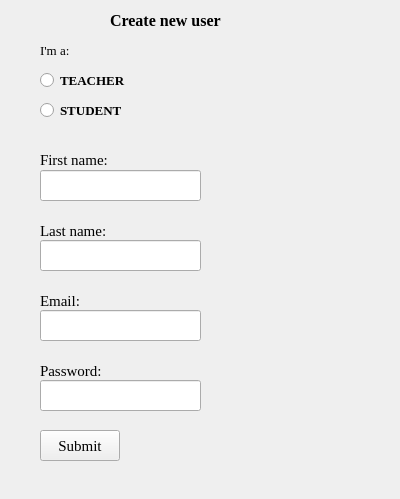
<?xml version="1.0" encoding="UTF-8"?>
<ui version="4.0">
 <class>newuser</class>
 <widget class="QWidget" name="newuser">
  <property name="geometry">
   <rect>
    <x>0</x>
    <y>0</y>
    <width>400</width>
    <height>499</height>
   </rect>
  </property>
  <property name="windowTitle">
   <string>Form</string>
  </property>
  <widget class="QLineEdit" name="lineEdit">
   <property name="geometry">
    <rect>
     <x>40</x>
     <y>170</y>
     <width>161</width>
     <height>31</height>
    </rect>
   </property>
  </widget>
  <widget class="QRadioButton" name="radioButton">
   <property name="geometry">
    <rect>
     <x>40</x>
     <y>70</y>
     <width>141</width>
     <height>21</height>
    </rect>
   </property>
   <property name="font">
    <font>
     <family>Times New Roman</family>
     <pointsize>10</pointsize>
     <weight>75</weight>
     <bold>true</bold>
    </font>
   </property>
   <property name="text">
    <string>TEACHER</string>
   </property>
  </widget>
  <widget class="QRadioButton" name="radioButton_2">
   <property name="geometry">
    <rect>
     <x>40</x>
     <y>100</y>
     <width>161</width>
     <height>21</height>
    </rect>
   </property>
   <property name="font">
    <font>
     <family>Times New Roman</family>
     <pointsize>10</pointsize>
     <weight>75</weight>
     <bold>true</bold>
    </font>
   </property>
   <property name="text">
    <string>STUDENT</string>
   </property>
  </widget>
  <widget class="QLabel" name="label">
   <property name="geometry">
    <rect>
     <x>40</x>
     <y>40</y>
     <width>81</width>
     <height>21</height>
    </rect>
   </property>
   <property name="font">
    <font>
     <family>Times New Roman</family>
     <pointsize>10</pointsize>
    </font>
   </property>
   <property name="text">
    <string>I'm a:</string>
   </property>
  </widget>
  <widget class="QLabel" name="label_2">
   <property name="geometry">
    <rect>
     <x>40</x>
     <y>150</y>
     <width>161</width>
     <height>20</height>
    </rect>
   </property>
   <property name="font">
    <font>
     <family>Times New Roman</family>
     <pointsize>11</pointsize>
    </font>
   </property>
   <property name="text">
    <string>First name:</string>
   </property>
  </widget>
  <widget class="QLabel" name="label_3">
   <property name="geometry">
    <rect>
     <x>40</x>
     <y>220</y>
     <width>181</width>
     <height>21</height>
    </rect>
   </property>
   <property name="font">
    <font>
     <family>Times New Roman</family>
     <pointsize>11</pointsize>
    </font>
   </property>
   <property name="text">
    <string>Last name:</string>
   </property>
  </widget>
  <widget class="QLineEdit" name="lineEdit_2">
   <property name="geometry">
    <rect>
     <x>40</x>
     <y>240</y>
     <width>161</width>
     <height>31</height>
    </rect>
   </property>
  </widget>
  <widget class="QLabel" name="label_4">
   <property name="geometry">
    <rect>
     <x>40</x>
     <y>290</y>
     <width>201</width>
     <height>21</height>
    </rect>
   </property>
   <property name="font">
    <font>
     <family>Times New Roman</family>
     <pointsize>11</pointsize>
    </font>
   </property>
   <property name="text">
    <string>Email:</string>
   </property>
  </widget>
  <widget class="QLineEdit" name="lineEdit_3">
   <property name="geometry">
    <rect>
     <x>40</x>
     <y>310</y>
     <width>161</width>
     <height>31</height>
    </rect>
   </property>
  </widget>
  <widget class="QLabel" name="label_5">
   <property name="geometry">
    <rect>
     <x>40</x>
     <y>360</y>
     <width>191</width>
     <height>21</height>
    </rect>
   </property>
   <property name="font">
    <font>
     <family>Times New Roman</family>
     <pointsize>11</pointsize>
    </font>
   </property>
   <property name="text">
    <string>Password:</string>
   </property>
  </widget>
  <widget class="QLineEdit" name="lineEdit_4">
   <property name="geometry">
    <rect>
     <x>40</x>
     <y>380</y>
     <width>161</width>
     <height>31</height>
    </rect>
   </property>
  </widget>
  <widget class="QPushButton" name="pushButton">
   <property name="geometry">
    <rect>
     <x>40</x>
     <y>430</y>
     <width>80</width>
     <height>31</height>
    </rect>
   </property>
   <property name="font">
    <font>
     <family>Times New Roman</family>
     <pointsize>11</pointsize>
    </font>
   </property>
   <property name="text">
    <string>Submit</string>
   </property>
  </widget>
  <widget class="QLabel" name="label_6">
   <property name="geometry">
    <rect>
     <x>110</x>
     <y>10</y>
     <width>171</width>
     <height>20</height>
    </rect>
   </property>
   <property name="font">
    <font>
     <family>Times New Roman</family>
     <pointsize>12</pointsize>
     <weight>75</weight>
     <bold>true</bold>
    </font>
   </property>
   <property name="text">
    <string>Create new user</string>
   </property>
  </widget>
 </widget>
 <resources/>
 <connections/>
</ui>
